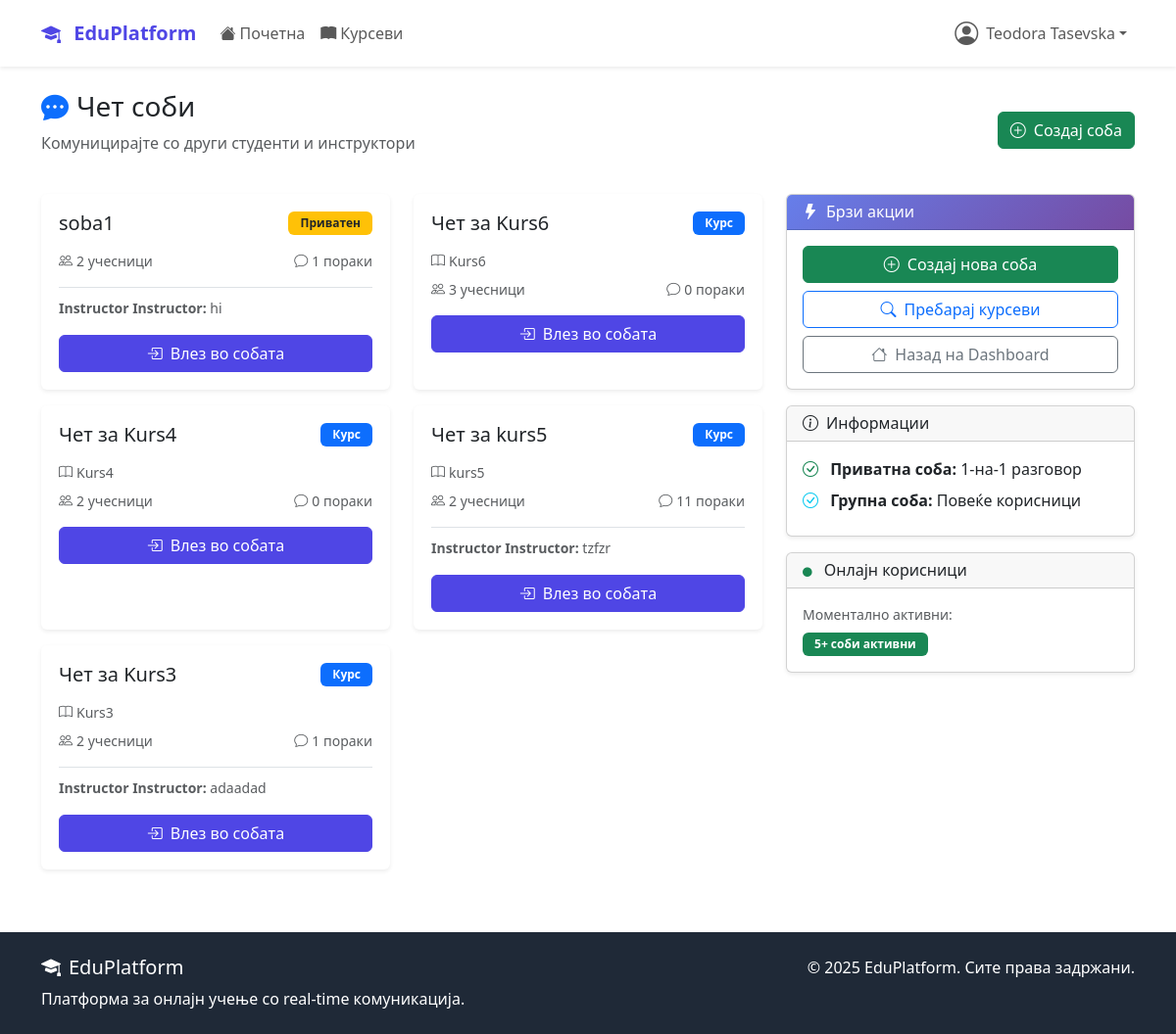
The page /chat/ (signed in) on the database as committed earlier.
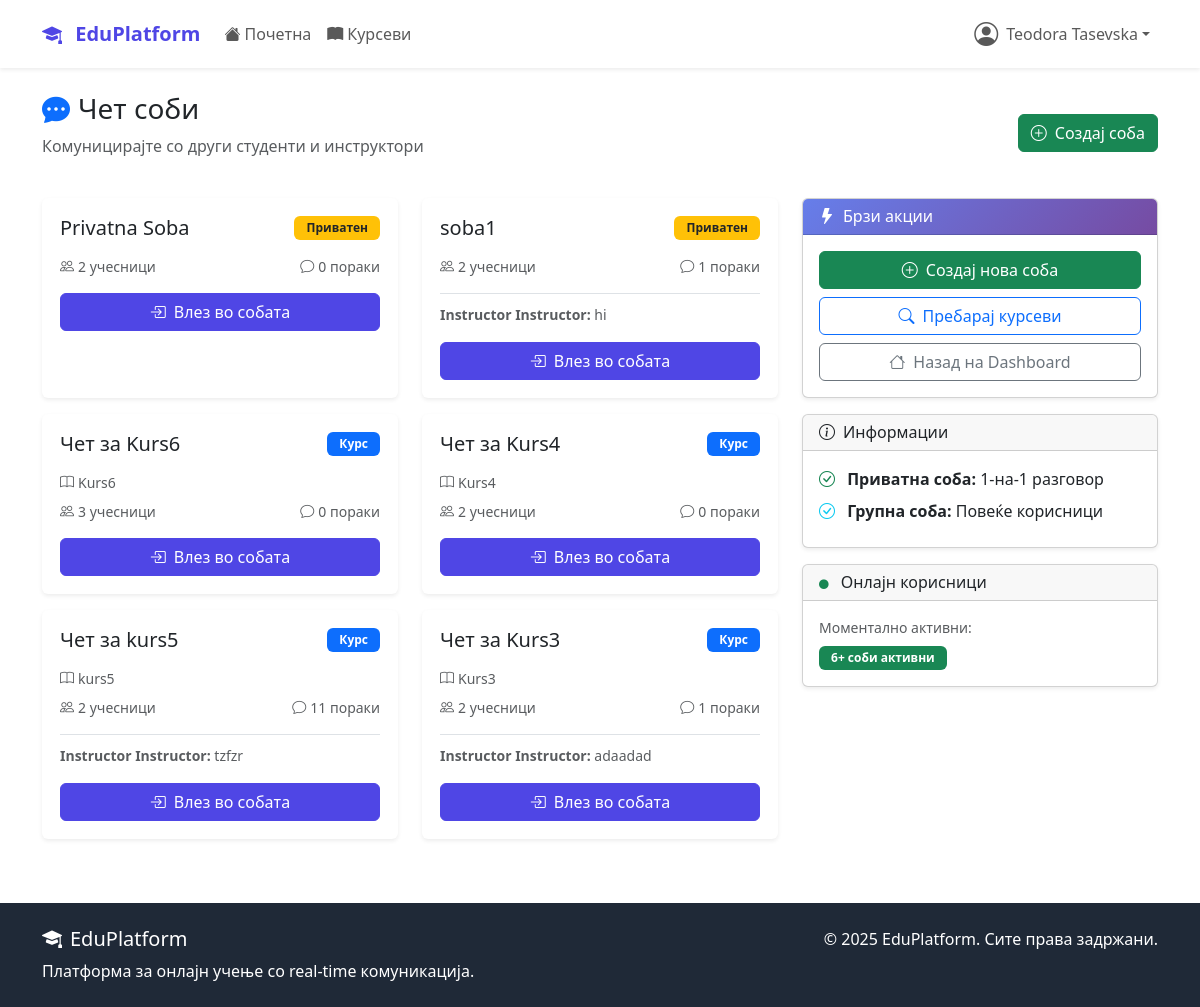
The same page on the database as committed later.
### chat/models.py (models this page shows, shortened)
class ChatRoom(models.Model):
    ROOM_TYPE_CHOICES = (
        ('course', 'Курс'),
        ('private', 'Приватен'),
        ('general', 'Општ'),
    )
    name = models.CharField(max_length=100)
    room_type = models.CharField(max_length=20, choices=ROOM_TYPE_CHOICES)
    course = models.OneToOneField(
        Course,
        on_delete=models.CASCADE,
        null=True,
        blank=True,
        related_name='chat_room'
    )
    participants = models.ManyToManyField(
        settings.AUTH_USER_MODEL,
        related_name='chat_rooms'
    )
    created_by = models.ForeignKey(
        settings.AUTH_USER_MODEL,
        on_delete=models.CASCADE,
        related_name='created_rooms'
    )
    is_active = models.BooleanField(default=True)
    created_at = models.DateTimeField(auto_now_add=True)
    def get_latest_message(self):
        return self.messages.order_by('-timestamp').first()

class Message(models.Model):
    MESSAGE_TYPE_CHOICES = (
        ('text', 'Текст'),
        ('file', 'Фајл'),
        ('image', 'Слика'),
        ('system', 'Системска'),
    )
    room = models.ForeignKey(ChatRoom, on_delete=models.CASCADE, related_name='messages')
    sender = models.ForeignKey(
        settings.AUTH_USER_MODEL,
        on_delete=models.CASCADE,
        related_name='sent_messages'
    )
    content = models.TextField()
    message_type = models.CharField(max_length=20, choices=MESSAGE_TYPE_CHOICES, default='text')
    file_attachment = models.FileField(upload_to='chat_files/', blank=True, null=True)
    reply_to = models.ForeignKey(
        'self',
        on_delete=models.CASCADE,
        null=True,
        blank=True,
        related_name='replies'
    )
    is_edited = models.BooleanField(default=False)
    edited_at = models.DateTimeField(null=True, blank=True)
    timestamp = models.DateTimeField(auto_now_add=True)
    class Meta:
        ordering = ['timestamp']

### accounts/models.py (models this page shows, shortened)
class User(AbstractUser):
    USER_TYPE_CHOICES = (
        ('student', 'Студент'),
        ('instructor', 'Инструктор'),
        ('admin', 'Администратор'),
    )
    user_type = models.CharField(
        max_length=20,
        choices=USER_TYPE_CHOICES,
        default='student'
    )
    bio = models.TextField(max_length=500, blank=True)
    profile_picture = models.ImageField(
        upload_to='profile_pics/',
        blank=True,  # Додадено
        null=True    # Додадено
    )
    birth_date = models.DateField(null=True, blank=True)
    phone_number = models.CharField(max_length=15, blank=True)
    created_at = models.DateTimeField(auto_now_add=True)
    updated_at = models.DateTimeField(auto_now=True)

### courses/models.py (models this page shows, shortened)
class Course(models.Model):
    DIFFICULTY_CHOICES = (
        ('beginner', 'Почетник'),
        ('intermediate', 'Средно'),
        ('advanced', 'Напредно'),
    )
    STATUS_CHOICES = (
        ('draft', 'Нацрт'),
        ('published', 'Објавен'),
        ('archived', 'Архивиран'),
    )
    title = models.CharField(max_length=200)
    slug = models.SlugField(unique=True, blank=True, max_length=250)
    description = models.TextField()
    instructor = models.ForeignKey(
        settings.AUTH_USER_MODEL,
        on_delete=models.CASCADE,
        related_name='courses_taught'
    )
    category = models.ForeignKey(Category, on_delete=models.CASCADE)
    thumbnail = models.ImageField(upload_to='course_thumbnails/', blank=True)
    price = models.DecimalField(max_digits=8, decimal_places=2, default=0.00)
    difficulty = models.CharField(max_length=20, choices=DIFFICULTY_CHOICES)
    status = models.CharField(max_length=20, choices=STATUS_CHOICES, default='published')
    duration_hours = models.PositiveIntegerField(help_text="Должина во часови")
    max_students = models.PositiveIntegerField(null=True, blank=True)
    requirements = models.TextField(blank=True, help_text="Предуслови за курсот")
    what_you_learn = models.TextField(help_text="Што ќе научат студентите")
    created_at = models.DateTimeField(auto_now_add=True)
    updated_at = models.DateTimeField(auto_now=True)
    class Meta:
        ordering = ['-created_at']

### chat/views.py (the view, shortened to what this page needs)
# urls.py: path('', views.ChatListView.as_view(), name='list'),
class ChatListView(LoginRequiredMixin, ListView):
    model = ChatRoom
    template_name = 'chat/list.html'
    context_object_name = 'chat_rooms'
    def get_queryset(self):
        user = self.request.user
        return ChatRoom.objects.filter(
            participants=user,
            is_active=True
        ).annotate(
            message_count=Count('messages')
        ).order_by('-created_at')
    def get_context_data(self, **kwargs):
        context = super().get_context_data(**kwargs)
        user = self.request.user
        chat_settings, created = UserChatSettings.objects.get_or_create(user=user)
        context['chat_settings'] = chat_settings
        return context

### templates/chat/list.html (shortened to what the changed rows need)
{% extends 'base.html' %}
{% block content %}
<div class="container mt-4">
    <div class="row">
        <div class="col-md-8">
            {% if chat_rooms %}
                <div class="row">
                    {% for room in chat_rooms %}
                    <div class="col-md-6 mb-3">
                        <div class="card chat-room-card h-100 shadow-sm">
                            <div class="card-body">
                                <div class="d-flex justify-content-between align-items-start mb-2">
                                    <h5 class="card-title">{{ room.name }}</h5>
                                    {% if room.room_type == 'course' %}
                                        <span class="badge bg-primary">{{ room.get_room_type_display }}</span>
                                    {% elif room.room_type == 'private' %}
                                        <span class="badge bg-warning text-dark">{{ room.get_room_type_display }}</span>
                                    {% else %}
                                        <span class="badge bg-info">{{ room.get_room_type_display }}</span>
                                    {% endif %}
                                </div>
                                {% if room.course %}
                                    <p class="text-muted small mb-2">
                                        <i class="bi bi-book me-1"></i>{{ room.course.title }}
                                    </p>
                                {% endif %}
                                <div class="d-flex justify-content-between align-items-center text-muted small mb-3">
                                    <span>
                                        <i class="bi bi-people me-1"></i>{{ room.participants.count }} учесници
                                    </span>
                                    <span>
                                        <i class="bi bi-chat me-1"></i>{{ room.message_count }} пораки
                                    </span>
                                </div>
                                {% with latest_message=room.get_latest_message %}
                                {% if latest_message %}
                                    <div class="border-top pt-2 mb-3">
                                        <small class="text-muted">
                                            <strong>{{ latest_message.sender.get_full_name|default:latest_message.sender.username }}:</strong>
                                            {{ latest_message.content|truncatewords:8 }}
                                        </small>
                                    </div>
                                {% endif %}
                                {% endwith %}
                                <a href="{% url 'chat:room' room.id %}" class="btn btn-primary w-100">
                                    <i class="bi bi-box-arrow-in-right me-2"></i>Влез во собата
                                </a>
                            </div>
                        </div>
                    </div>
                    {% endfor %}
                </div>
            {% endif %}
        </div>
        <div class="col-md-4">
            <div class="card shadow-sm mt-3">
                <div class="card-body">
                    <div class="d-flex align-items-center">
                        <div class="avatar-group">
                            <span class="badge bg-success">{{ chat_rooms|length }}+ соби активни</span>
                        </div>
                    </div>
                </div>
            </div>
        </div>
    </div>
</div>
{% endblock %}

Rows that differ between the two databases and show on the page:
added ChatRoom: name "Privatna Soba", room_type "Приватен", participants.count "2", message_count "0"
Other text that changed with them:
{{ chat_rooms|length }}: "5" → "6"
